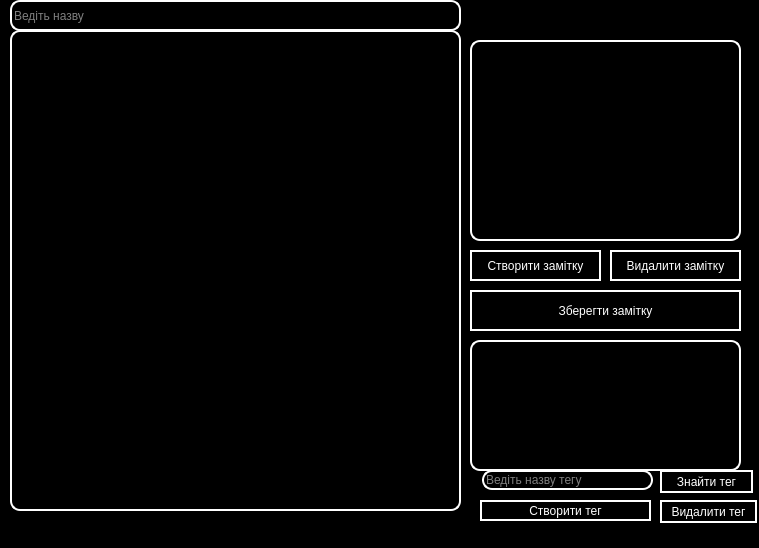
<?xml version="1.0" encoding="UTF-8"?>
<ui version="4.0">
 <class>MainWindow</class>
 <widget class="QMainWindow" name="MainWindow">
  <property name="geometry">
   <rect>
    <x>0</x>
    <y>0</y>
    <width>759</width>
    <height>548</height>
   </rect>
  </property>
  <property name="windowTitle">
   <string>EASY SUPER PAVER TROLEIBES</string>
  </property>
  <property name="styleSheet">
   <string notr="true">background:rgb(0, 0, 0) ;
color: rgb(255, 255, 255);
</string>
  </property>
  <widget class="QWidget" name="centralwidget">
   <widget class="QLineEdit" name="title">
    <property name="geometry">
     <rect>
      <x>10</x>
      <y>0</y>
      <width>451</width>
      <height>31</height>
     </rect>
    </property>
    <property name="styleSheet">
     <string notr="true">border :2px solid white;
border-radius: 10px ;</string>
    </property>
    <property name="placeholderText">
     <string>Ведіть назву </string>
    </property>
   </widget>
   <widget class="QTextEdit" name="texp">
    <property name="geometry">
     <rect>
      <x>10</x>
      <y>30</y>
      <width>451</width>
      <height>481</height>
     </rect>
    </property>
    <property name="styleSheet">
     <string notr="true">border :2px solid white;
border-radius: 10px ;</string>
    </property>
   </widget>
   <widget class="QPushButton" name="create_btn">
    <property name="geometry">
     <rect>
      <x>470</x>
      <y>250</y>
      <width>131</width>
      <height>31</height>
     </rect>
    </property>
    <property name="styleSheet">
     <string notr="true">border :2px solid white;</string>
    </property>
    <property name="text">
     <string>Створити замітку</string>
    </property>
   </widget>
   <widget class="QPushButton" name="save_btn">
    <property name="geometry">
     <rect>
      <x>470</x>
      <y>290</y>
      <width>271</width>
      <height>41</height>
     </rect>
    </property>
    <property name="styleSheet">
     <string notr="true">border :2px solid white;
background:rgb(0, 0, 0)</string>
    </property>
    <property name="text">
     <string>Зберегти замітку</string>
    </property>
   </widget>
   <widget class="QPushButton" name="deletezam_btn">
    <property name="geometry">
     <rect>
      <x>610</x>
      <y>250</y>
      <width>131</width>
      <height>31</height>
     </rect>
    </property>
    <property name="styleSheet">
     <string notr="true">border :2px solid white;</string>
    </property>
    <property name="text">
     <string>Видалити замітку</string>
    </property>
   </widget>
   <widget class="QPushButton" name="gbereggam_btn">
    <property name="geometry">
     <rect>
      <x>660</x>
      <y>470</y>
      <width>93</width>
      <height>23</height>
     </rect>
    </property>
    <property name="styleSheet">
     <string notr="true">border :2px solid white;</string>
    </property>
    <property name="text">
     <string>Знайти тег</string>
    </property>
   </widget>
   <widget class="QPushButton" name="deleteteg_btn">
    <property name="geometry">
     <rect>
      <x>660</x>
      <y>500</y>
      <width>97</width>
      <height>23</height>
     </rect>
    </property>
    <property name="styleSheet">
     <string notr="true">border :2px solid white;</string>
    </property>
    <property name="text">
     <string>Видалити тег</string>
    </property>
   </widget>
   <widget class="QPushButton" name="cteateteg_btn">
    <property name="geometry">
     <rect>
      <x>480</x>
      <y>500</y>
      <width>171</width>
      <height>21</height>
     </rect>
    </property>
    <property name="styleSheet">
     <string notr="true">border :2px solid white;</string>
    </property>
    <property name="text">
     <string>Створити тег</string>
    </property>
   </widget>
   <widget class="QLineEdit" name="poisteg">
    <property name="geometry">
     <rect>
      <x>482</x>
      <y>470</y>
      <width>171</width>
      <height>20</height>
     </rect>
    </property>
    <property name="styleSheet">
     <string notr="true">border :2px solid white;
border-radius: 10px ;</string>
    </property>
    <property name="placeholderText">
     <string>Ведіть назву тегу</string>
    </property>
   </widget>
   <widget class="QListWidget" name="listWidget">
    <property name="geometry">
     <rect>
      <x>470</x>
      <y>40</y>
      <width>271</width>
      <height>201</height>
     </rect>
    </property>
    <property name="styleSheet">
     <string notr="true">border :2px solid white;
border-radius: 10px ;</string>
    </property>
   </widget>
   <widget class="QListWidget" name="listWIdget">
    <property name="geometry">
     <rect>
      <x>470</x>
      <y>340</y>
      <width>271</width>
      <height>131</height>
     </rect>
    </property>
    <property name="styleSheet">
     <string notr="true">border :2px solid white;
border-radius: 10px ;</string>
    </property>
   </widget>
  </widget>
  <widget class="QMenuBar" name="menubar">
   <property name="geometry">
    <rect>
     <x>0</x>
     <y>0</y>
     <width>759</width>
     <height>18</height>
    </rect>
   </property>
  </widget>
  <widget class="QStatusBar" name="statusbar"/>
 </widget>
 <resources/>
 <connections/>
</ui>
